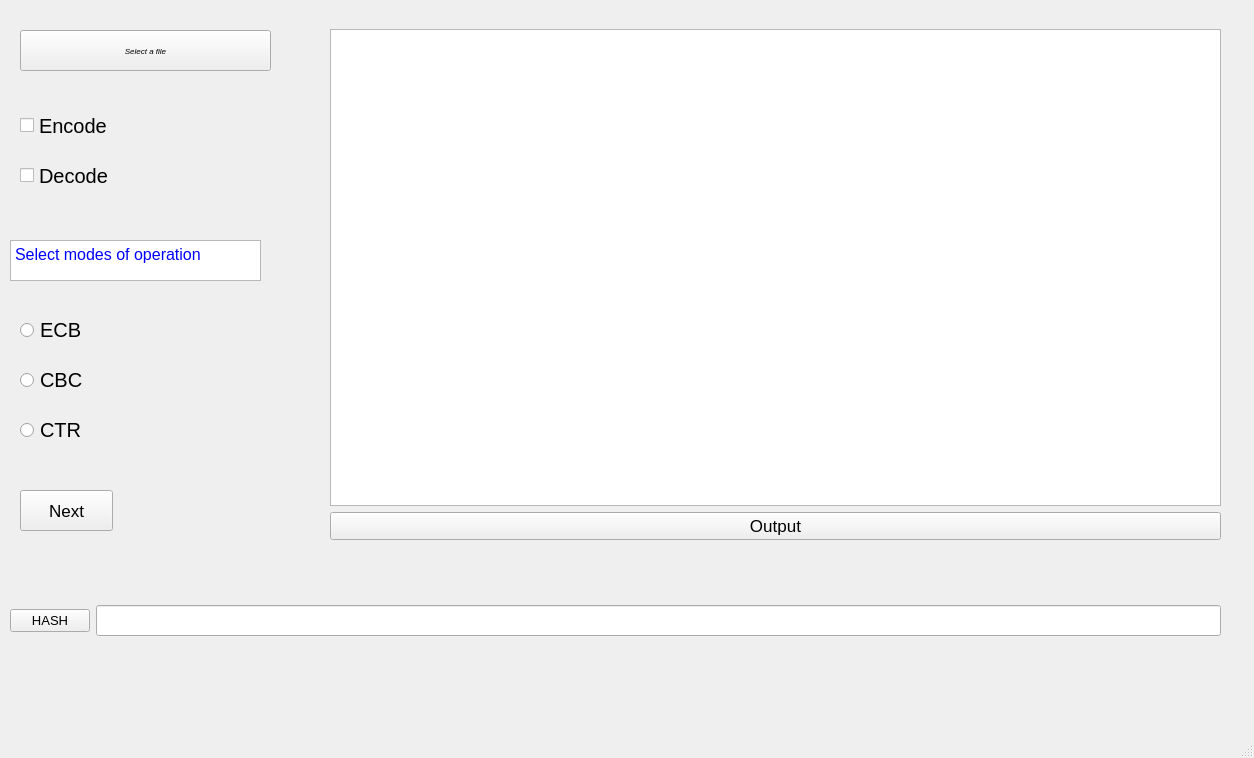
<?xml version="1.0" encoding="UTF-8"?>
<ui version="4.0">
 <class>MainWindow</class>
 <widget class="QMainWindow" name="MainWindow">
  <property name="geometry">
   <rect>
    <x>0</x>
    <y>0</y>
    <width>1254</width>
    <height>758</height>
   </rect>
  </property>
  <property name="windowTitle">
   <string>MainWindow</string>
  </property>
  <widget class="QWidget" name="centralwidget">
   <widget class="QCheckBox" name="checkBox">
    <property name="geometry">
     <rect>
      <x>20</x>
      <y>110</y>
      <width>121</width>
      <height>31</height>
     </rect>
    </property>
    <property name="font">
     <font>
      <pointsize>15</pointsize>
     </font>
    </property>
    <property name="text">
     <string>Encode</string>
    </property>
   </widget>
   <widget class="QRadioButton" name="radioButton_2">
    <property name="geometry">
     <rect>
      <x>20</x>
      <y>370</y>
      <width>81</width>
      <height>20</height>
     </rect>
    </property>
    <property name="font">
     <font>
      <pointsize>15</pointsize>
     </font>
    </property>
    <property name="text">
     <string>CBC</string>
    </property>
   </widget>
   <widget class="QPushButton" name="pushButton_2">
    <property name="geometry">
     <rect>
      <x>20</x>
      <y>490</y>
      <width>93</width>
      <height>41</height>
     </rect>
    </property>
    <property name="font">
     <font>
      <pointsize>13</pointsize>
     </font>
    </property>
    <property name="text">
     <string>Next</string>
    </property>
   </widget>
   <widget class="QRadioButton" name="radioButton_3">
    <property name="geometry">
     <rect>
      <x>20</x>
      <y>420</y>
      <width>95</width>
      <height>20</height>
     </rect>
    </property>
    <property name="font">
     <font>
      <pointsize>15</pointsize>
     </font>
    </property>
    <property name="text">
     <string>CTR</string>
    </property>
   </widget>
   <widget class="QCheckBox" name="checkBox_2">
    <property name="geometry">
     <rect>
      <x>20</x>
      <y>160</y>
      <width>111</width>
      <height>31</height>
     </rect>
    </property>
    <property name="font">
     <font>
      <pointsize>15</pointsize>
     </font>
    </property>
    <property name="text">
     <string>Decode</string>
    </property>
   </widget>
   <widget class="QTextEdit" name="textEdit_2">
    <property name="geometry">
     <rect>
      <x>10</x>
      <y>240</y>
      <width>251</width>
      <height>41</height>
     </rect>
    </property>
    <property name="html">
     <string>&lt;!DOCTYPE HTML PUBLIC &quot;-//W3C//DTD HTML 4.0//EN&quot; &quot;http://www.w3.org/TR/REC-html40/strict.dtd&quot;&gt;
&lt;html&gt;&lt;head&gt;&lt;meta name=&quot;qrichtext&quot; content=&quot;1&quot; /&gt;&lt;style type=&quot;text/css&quot;&gt;
p, li { white-space: pre-wrap; }
&lt;/style&gt;&lt;/head&gt;&lt;body style=&quot; font-family:'MS Shell Dlg 2'; font-size:7.8pt; font-weight:400; font-style:normal;&quot;&gt;
&lt;p style=&quot; margin-top:0px; margin-bottom:0px; margin-left:0px; margin-right:0px; -qt-block-indent:0; text-indent:0px;&quot;&gt;&lt;span style=&quot; font-family:'MS Shell Dlg 2'; font-size:12pt; color:#0000ff;&quot;&gt;Select modes of operation&lt;/span&gt;&lt;/p&gt;&lt;/body&gt;&lt;/html&gt;</string>
    </property>
   </widget>
   <widget class="QWidget" name="horizontalLayoutWidget">
    <property name="geometry">
     <rect>
      <x>10</x>
      <y>570</y>
      <width>1211</width>
      <height>101</height>
     </rect>
    </property>
    <layout class="QHBoxLayout" name="horizontalLayout">
     <item>
      <widget class="QPushButton" name="pushButton_4">
       <property name="font">
        <font>
         <pointsize>10</pointsize>
        </font>
       </property>
       <property name="text">
        <string>HASH</string>
       </property>
      </widget>
     </item>
     <item>
      <widget class="QLineEdit" name="lineEdit">
       <property name="font">
        <font>
         <pointsize>14</pointsize>
        </font>
       </property>
      </widget>
     </item>
    </layout>
   </widget>
   <widget class="QPushButton" name="pushButton">
    <property name="geometry">
     <rect>
      <x>20</x>
      <y>30</y>
      <width>251</width>
      <height>41</height>
     </rect>
    </property>
    <property name="font">
     <font>
      <pointsize>6</pointsize>
      <italic>true</italic>
      <kerning>false</kerning>
     </font>
    </property>
    <property name="text">
     <string>Select a file</string>
    </property>
   </widget>
   <widget class="QRadioButton" name="radioButton">
    <property name="geometry">
     <rect>
      <x>20</x>
      <y>320</y>
      <width>95</width>
      <height>20</height>
     </rect>
    </property>
    <property name="font">
     <font>
      <pointsize>15</pointsize>
     </font>
    </property>
    <property name="text">
     <string>ECB</string>
    </property>
   </widget>
   <widget class="QWidget" name="">
    <property name="geometry">
     <rect>
      <x>330</x>
      <y>29</y>
      <width>891</width>
      <height>511</height>
     </rect>
    </property>
    <layout class="QVBoxLayout" name="verticalLayout">
     <item>
      <widget class="QTextEdit" name="textEdit">
       <property name="html">
        <string>&lt;!DOCTYPE HTML PUBLIC &quot;-//W3C//DTD HTML 4.0//EN&quot; &quot;http://www.w3.org/TR/REC-html40/strict.dtd&quot;&gt;
&lt;html&gt;&lt;head&gt;&lt;meta name=&quot;qrichtext&quot; content=&quot;1&quot; /&gt;&lt;style type=&quot;text/css&quot;&gt;
p, li { white-space: pre-wrap; }
&lt;/style&gt;&lt;/head&gt;&lt;body style=&quot; font-family:'MS Shell Dlg 2'; font-size:7.8pt; font-weight:400; font-style:normal;&quot;&gt;
&lt;p align=&quot;center&quot; style=&quot;-qt-paragraph-type:empty; margin-top:0px; margin-bottom:0px; margin-left:0px; margin-right:0px; -qt-block-indent:0; text-indent:0px; font-family:'MS Shell Dlg 2';&quot;&gt;&lt;br /&gt;&lt;/p&gt;&lt;/body&gt;&lt;/html&gt;</string>
       </property>
      </widget>
     </item>
     <item>
      <widget class="QPushButton" name="pushButton_3">
       <property name="font">
        <font>
         <pointsize>13</pointsize>
        </font>
       </property>
       <property name="text">
        <string>Output</string>
       </property>
      </widget>
     </item>
    </layout>
   </widget>
  </widget>
  <widget class="QMenuBar" name="menubar">
   <property name="geometry">
    <rect>
     <x>0</x>
     <y>0</y>
     <width>1254</width>
     <height>26</height>
    </rect>
   </property>
  </widget>
  <widget class="QStatusBar" name="statusbar"/>
 </widget>
 <resources/>
 <connections/>
</ui>
